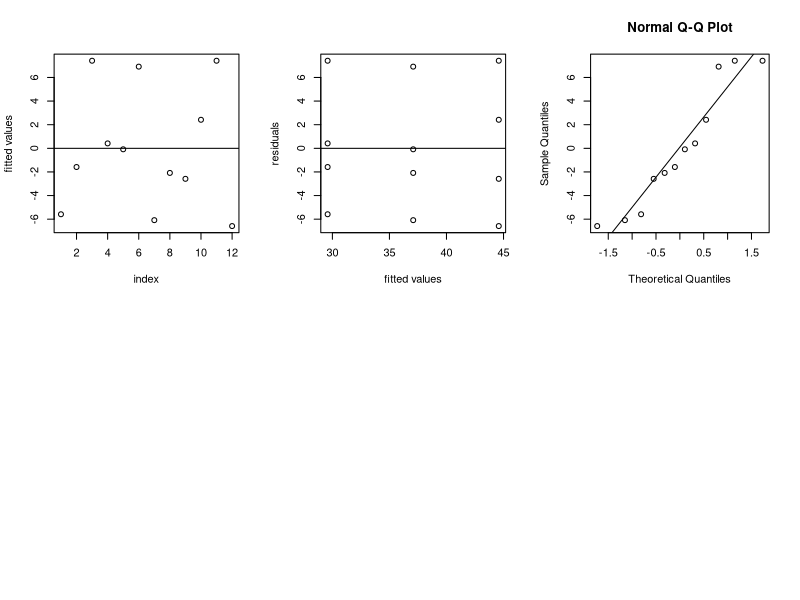
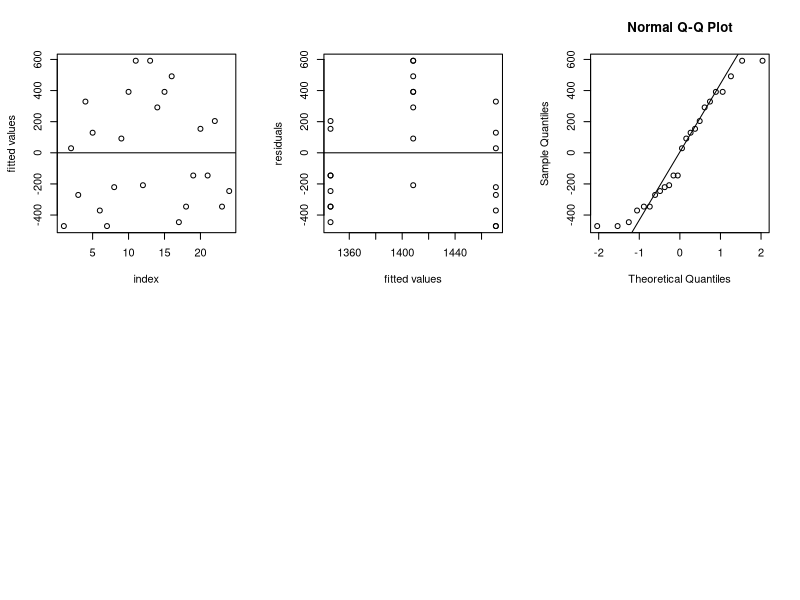

These figures' R source, in order:
## ---- chunk 1
library(knitr)
library(dplyr)
library(kableExtra)
library(tidyverse)
options(knitr.table.format = "latex")
## ---- chunk 2
d20g <- c(24, 28, 37, 30)
d30g <- c(37, 44, 31, 35)
d40g <- c(42, 47, 52, 38)
d <- rbind(d20g, d30g, d40g)
rownames(d) <- c('20g', '30g', '40g')
kable(d) %>%
  kable_styling(position = "center") %>%
  add_header_above(c("Dosage" = 1, "Observations" = 4))
## ---- chunk 3
bioactivity <- data.frame(obs = c(24, 28, 37, 30, 37, 44, 31, 35,
          42, 47, 52, 38), dosage = rep(c(20, 30, 40), each= 4))

a <- 3
n <- 4
N <- a*n 

# SST 
SST <- sum( (bioactivity$obs - mean(bioactivity$obs))^2 )
cat(sprintf('SST: %s\n', SST))

# SS_Treatments
df.groupmean <- bioactivity %>% 
  group_by(dosage) %>%
  summarise(groupmean = mean(obs))
SS.treatment <- n*sum((df.groupmean$groupmean - mean(bioactivity$obs))^2)
cat(sprintf('SS_Treatments: %s\n', SS.treatment))

# SSE
SS.E <- SST - SS.treatment
cat(sprintf('SSE: %s\n', SS.E))

# Comparing MS_Treatments and MS_E
MS_Treatments <- SS.treatment/(a-1)
MS_E <- SS.E/(N-a)
cat(sprintf('\nMS_Treatments: %s\n', MS_Treatments))
cat(sprintf('MS_E: %s\n', MS_E))

# F-test
F0 <- MS_Treatments/MS_E
cat(sprintf('\nF0: %s\n', F0))
cat(sprintf('F_(0.05, 2, 9): %s', qf(0.05, a-1, N-a, lower.tail = F)))
## ---- chunk 4
ybar1 <- df.groupmean[df.groupmean$dosage == 20, ]$groupmean  
ybar2 <- df.groupmean[df.groupmean$dosage == 30, ]$groupmean 

SS.C1 <- (ybar1 - ybar2)^2 / (1/n * 2)

# F-test 
F0 <- (SS.C1/1) / MS_E
cat(sprintf('\nF0: %s\n', F0))
cat(sprintf('F_(0.05, 1, 9): %s', qf(0.05, 1, N-a, lower.tail = F)))
## ---- chunk 5
ybar3 <-  df.groupmean[df.groupmean$dosage == 40, ]$groupmean   

SS.C2 <- (ybar2 - ybar3)^2 / (1/n * 2)

# F-test 
F0 <- (SS.C2/1) / MS_E
cat(sprintf('\nF0: %s\n', F0))
cat(sprintf('F_(0.05, 1, 9): %s', qf(0.05, 1, N-a, lower.tail = F)))
## ---- chunk 6
SS.C3 <- (ybar1 - ybar3)^2 / (1/n * 2)

# F-test 
F0 <- (SS.C3/1) / MS_E
cat(sprintf('\nF0: %s\n', F0))
cat(sprintf('F_(0.05, 1, 9): %s', qf(0.05, 1, N-a, lower.tail = F)))
## ---- chunk 7
fit <- aov(obs ~ dosage, data = bioactivity)

par(mfrow = c(2, 3))

#1. Independence: Plot residuals vs. index
plot(fit$residuals, ylab = 'fitted values', xlab = 'index')
abline(h = 0)

#2. Constant variance: residuals vs. fitted values
plot(fit$fitted.values, fit$residuals, xlab = "fitted values", ylab = "residuals")
abline(h = 0)

#3. Normality and Outliers: Normal Q-Q plot
par(pty="s")
qqnorm(fit$residuals)
qqline(fit$residuals)
## ---- chunk 8
d1 <- c(1000, 1500, 1200, 1800, 1600, 1100, 1000, 1250)
d2 <- c(1500, 1800, 2000, 1200, 2000, 1700, 1800, 1900)
d3 <- c(900, 1000, 1200, 1500, 1200, 1550, 1000, 1100)
d <- rbind(d1, d2, d3)
rownames(d) <- c('1', '2', '3')
kable(d) %>%
  kable_styling(position = "center") %>%
  add_header_above(c("Approach" = 1, "Contributions (in $)" = 7))
## ---- chunk 9
results <- data.frame(obs = c(1000, 1500, 1200, 1800, 1600, 
                              1100, 1000, 1250, 1500, 1800, 2000, 1200,
                              2000, 1700, 1800, 1900, 900, 1000, 1200,
                              1500, 1200, 1550, 1000, 1100), 
                      approach = rep(c(1, 2, 3), each= 8))

a <- 3
n <- 8
N <- a*n 

# SST 
SST <- sum( (results$obs - mean(results$obs))^2 )
cat(sprintf('SST: %s\n', SST))

# SS_Treatments
df.groupmean <- results %>% 
  group_by(approach) %>%
  summarise(groupmean = mean(obs))
SS.treatment <- n*sum((df.groupmean$groupmean - mean(results$obs))^2)
cat(sprintf('SS_Treatments: %s\n', SS.treatment))

# SSE
SS.E <- SST - SS.treatment
cat(sprintf('SSE: %s\n', SS.E))

# Comparing MS_Treatments and MS_E
MS_Treatments <- SS.treatment/(a-1)
MS_E <- SS.E/(N-a)
cat(sprintf('\nMS_Treatments: %s\n', MS_Treatments))
cat(sprintf('MS_E: %s\n', MS_E))

# F-test
F0 <- MS_Treatments/MS_E
cat(sprintf('\nF0: %s\n', F0))
cat(sprintf('F_(0.05, 2, 21): %s', qf(0.05, a-1, N-a, lower.tail = F)))
## ---- chunk 10
ybar1 <- df.groupmean[df.groupmean$approach == 1, ]$groupmean  
ybar2 <- df.groupmean[df.groupmean$approach == 2, ]$groupmean 

SS.C1 <- (ybar1 - ybar2)^2 / (1/n * 2)

# F-test 
F0 <- (SS.C1/1) / MS_E
cat(sprintf('\nF0: %s\n', F0))
cat(sprintf('F_(0.05, 1, 9): %s', qf(0.05, 1, N-a, lower.tail = F)))
## ---- chunk 11
ybar3 <-  df.groupmean[df.groupmean$approach == 3, ]$groupmean   

SS.C2 <- (ybar2 - ybar3)^2 / (1/n * 2)

# F-test 
F0 <- (SS.C2/1) / MS_E
cat(sprintf('\nF0: %s\n', F0))
cat(sprintf('F_(0.05, 1, 9): %s', qf(0.05, 1, N-a, lower.tail = F)))
## ---- chunk 12
SS.C3 <- (ybar1 - ybar3)^2 / (1/n * 2)

# F-test 
F0 <- (SS.C3/1) / MS_E
cat(sprintf('\nF0: %s\n', F0))
cat(sprintf('F_(0.05, 1, 9): %s', qf(0.05, 1, N-a, lower.tail = F)))
## ---- chunk 13
fit <- aov(obs ~ approach, data = results)

par(mfrow = c(2, 3))

#1. Independence: Plot residuals vs. index
plot(fit$residuals, ylab = 'fitted values', xlab = 'index')
abline(h = 0)

#2. Constant variance: residuals vs. fitted values
plot(fit$fitted.values, fit$residuals, xlab = "fitted values", ylab = "residuals")
abline(h = 0)

#3. Normality and Outliers: Normal Q-Q plot
par(pty="s")
qqnorm(fit$residuals)
qqline(fit$residuals)
